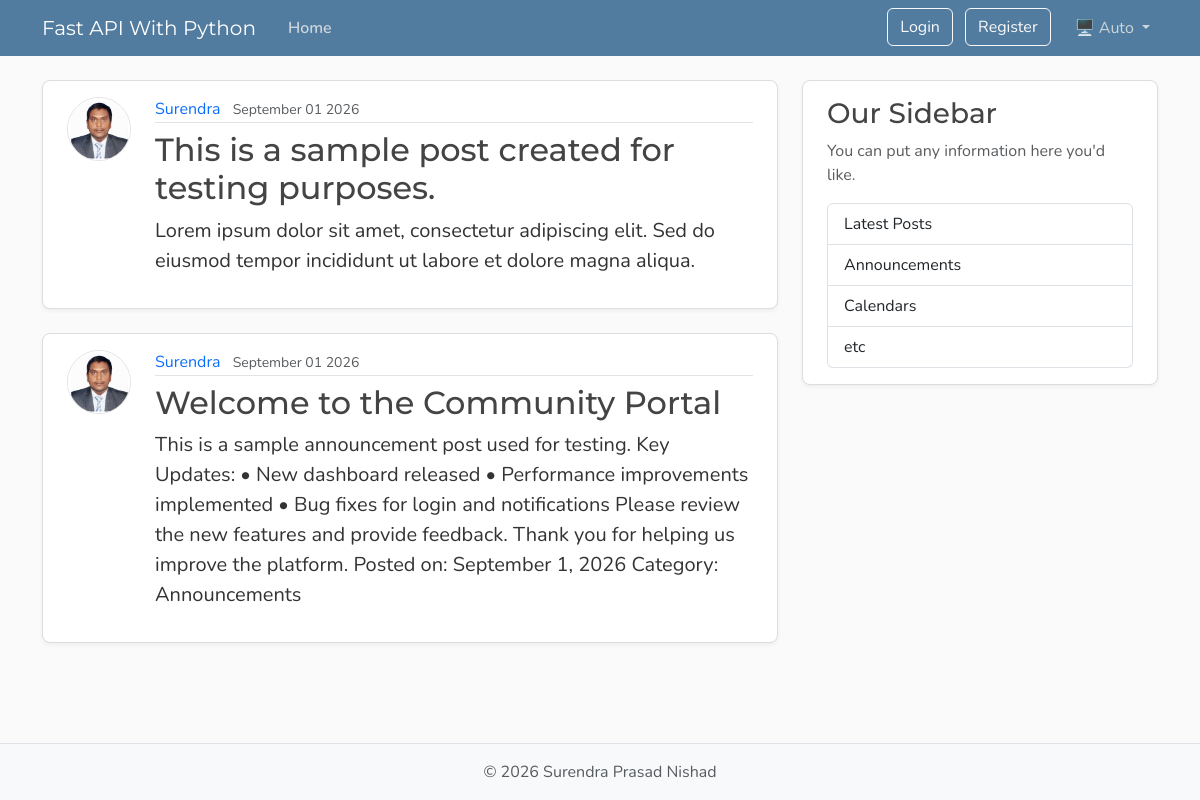
/posts, run on an earlier commit of the app's database.
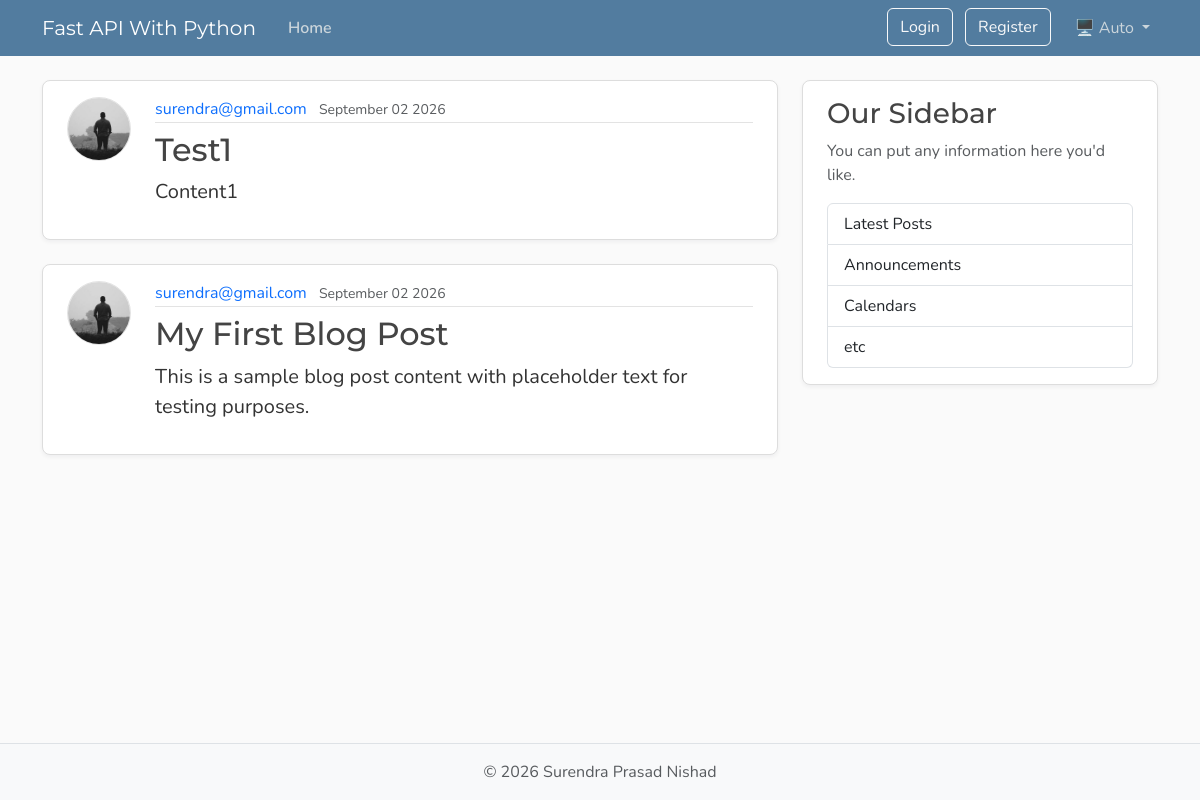
And on a later commit of the database.
### app/models/model.py (models this page shows, shortened)
class Post(Base):
    __tablename__ = "posts"
    id: Mapped[int] = mapped_column(Integer, primary_key=True, index=True)
    title: Mapped[str] = mapped_column(
        String(100),
        nullable=False,
    )
    content: Mapped[str] = mapped_column(
        Text,
        nullable=False,
    )
    user_id: Mapped[int] = mapped_column(
        ForeignKey("users.id"),
        nullable=False,
        index=True,
    )
    date_posted: Mapped[datetime] = mapped_column(
        DateTime(timezone=True),
        default=lambda: datetime.now(UTC),
    )
    author: Mapped[User] = relationship(
        back_populates="posts"
    )

class User(Base):
    __tablename__ = "users"
    id: Mapped[int] = mapped_column(Integer, primary_key=True, index=True)
    username: Mapped[str] = mapped_column(String(50), unique=True, nullable=False)
    email: Mapped[str] = mapped_column(String(120), unique=True, nullable=False)
    password_hash: Mapped[str] = mapped_column(String(250), nullable=False)
    image_file: Mapped[str | None] = mapped_column(
        String(200),
        nullable=True,
        default=None,
    )
    posts: Mapped[list[Post]] = relationship(back_populates="author", cascade="all, delete-orphan")
    reset_tokens: Mapped[list[PasswordResetToken]] = relationship(back_populates="user",cascade="all, delete-orphan",)

### app/main.py (the view)
@app.get("/", include_in_schema=False, name="home")
@app.get("/posts", include_in_schema=False, name="posts")
async def home(
    request: Request,
    db: Annotated[AsyncSession, Depends(get_db)]
):
    count_result = await db.execute(
        select(func.count()).select_from(models.Post)
    )
    total = count_result.scalar() or 0
    result = await db.execute(
        select(models.Post)
        .options(selectinload(models.Post.author))
        .order_by(models.Post.date_posted.desc())
        .limit(settings.posts_per_page),
    )
    posts = result.scalars().all()
    has_more = len(posts) < total
    return templates.TemplateResponse(
        request,
        "home.html",
        {
            "posts": posts,
            "title": "Home",
            "limit": settings.posts_per_page,
            "has_more": has_more,
        },
    )

### templates/home.html (shortened to what this page needs)
{% extends "layout.html" %}
{% block content %}
    <div id=postsContainer>
    {% for post in posts %}
        <article class="content-section py-3 px-4 mb-4">
            <div class="d-flex align-items-start gap-4">
                <img class="rounded-circle article-img flex-shrink-0" src="{{post.author.image_path}}" alt="{{ post.author.username }}'s profile picture" width="64" height="64" loading="lazy"/>
                <div class="flex-grow-1">
                    <div class="article-metadata mb-2">
                        <a class="me-2" href="{{ url_for('user_posts',user_id=post.author.id)}}">{{ post.author.username }}</a>
                        <small class="text-body-secondary">{{ post.date_posted.strftime("%B %d %Y")}}</small>
                    </div>
                    <h2>
                        <a class="article-title" href="{{ url_for('post_page', post_id=post.id) }}">{{ post.title }}</a>
                    </h2>
                    <p class="article-content">{{ post.content }}</p>
                </div>
            </div>
        </article>
    {% endfor %}
    </div>
{% endblock content %}

### templates/layout.html (shortened to what this page needs)
<!DOCTYPE html>
<html lang="en">
    <head>
        <link href="https://cdn.jsdelivr.net/npm/bootstrap@5.3.8/dist/css/bootstrap.min.css"
              rel="stylesheet"
>
        <link rel="stylesheet"
              type="text/css"
              href="{{ url_for("static", path='css/main.css') }}">
    </head>
    <body class="d-flex flex-column min-vh-100">
        <header class="site-header">
            <nav class="navbar navbar-expand-md bg-steel fixed-top"
                 data-bs-theme="dark">
                <div class="container">
                    <a class="navbar-brand me-4" href="{{ url_for('home') }}">Fast API With Python</a>
                    <div class="collapse navbar-collapse" id="navbarToggle">
                        <div class="navbar-nav me-auto">
                            <a class="nav-link active"
                               aria-current="page"
                               href="{{ url_for('home') }}">Home</a>
                        </div>
                        <div class="navbar-nav">
<div id="loggedOutNav">
    <a class="btn btn-outline-light mb-2 mb-md-0 me-md-2" href="{{ url_for('login_page') }}">Login</a>
    <a class="btn btn-outline-light mb-2 mb-md-0 me-md-3" href="{{ url_for('register_page') }}">Register</a>
</div>
                            <div class="nav-item dropdown">
                                <a class="nav-link dropdown-toggle"
                                   href="#"
                                   role="button"
                                   id="bd-theme"
                                   data-bs-toggle="dropdown"
                                   aria-expanded="false">
                                    <span id="bd-theme-text"> Auto</span>
                                </a>
                            </div>
                        </div>
                    </div>
                </div>
            </nav>
        </header>
        <main role="main" class="container">
            <div class="row">
                <div class="col-md-8">
                    {% block content %}
                    {% endblock content %}
                </div>
                <aside class="col-md-4">
                    <div class="content-section py-3 px-4 mb-4">
                        <h3>Our Sidebar</h3>
                        <p class="text-body-secondary">You can put any information here you'd like.</p>
                        <ul class="list-group">
                            <li class="list-group-item">Latest Posts</li>
                            <li class="list-group-item">Announcements</li>
                            <li class="list-group-item">Calendars</li>
                            <li class="list-group-item">etc</li>
                        </ul>
                    </div>
                </aside>
            </div>
        </main>
        <footer class="mt-auto py-3 bg-body-tertiary border-top">
            <div class="container text-center">
                <p class="text-body-secondary mb-0">
                    © <span id="year"></span> Surendra Prasad Nishad
                </p>
            </div>
        </footer>
    </body>
</html>

### static/css/main.css (style rules this page uses)
:root { --font-heading: "Montserrat", system-ui, -apple-system, BlinkMacSystemFont, sans-serif; --font-body: "Nunito", system-ui, -apple-system, BlinkMacSystemFont, sans-serif; --color-bg-body: #fafafa; --color-bg-content: #ffffff; --color-text-primary: #333333; --color-text-heading: #444444; --color-steel: #527c9f; --color-nav-link: #cbd5db; --color-nav-link-hover: #ffffff; --color-link-hover: #428bca; --color-border: #dddddd; --color-border-light: #e3e3e3; --spacing-xl: 5rem; --article-img-size: 4rem; --account-img-size: 7.813rem; }
body { font-family: var(--font-body); background: var(--color-bg-body); color: var(--color-text-primary); }
main { padding-top: var(--spacing-xl); }
h1, h2, h3, h4, h5, h6 { font-family: var(--font-heading); color: var(--color-text-heading); }
.navbar-brand { font-family: var(--font-heading); }
a { text-decoration: none; }
.bg-steel { background-color: var(--color-steel); }
.site-header .navbar-nav .nav-link { color: var(--color-nav-link); transition: color 0.2s ease-in-out; }
.site-header .navbar-nav .nav-link.active { font-weight: 600; }
.content-section { background: var(--color-bg-content); border: 1px solid var(--color-border); border-radius: 0.5rem; box-shadow: 0 2px 4px rgba(15, 23, 42, 0.05); transition: box-shadow 0.15s ease, transform 0.15s ease, border-color 0.15s ease; }
.article-title { color: var(--color-text-heading); transition: color 0.2s ease-in-out; }
.article-content { white-space: pre-line; font-size: 1.25rem; }
.article-img { height: var(--article-img-size); width: var(--article-img-size); flex-shrink: 0; object-fit: cover; border: 1px solid var(--color-border-light); box-shadow: 0 0 0 2px var(--color-bg-content); }
.article-metadata { padding-bottom: 0.063rem; border-bottom: 1px solid var(--color-border-light); }
.article-metadata a { transition: color 0.2s ease-in-out; }
[data-bs-theme="dark"] { --color-bg-body: #1a1a1a; --color-bg-content: #2d2d2d; --color-text-primary: #e0e0e0; --color-text-heading: #f0f0f0; --color-border: #404040; --color-border-light: #4a4a4a; }

What changed in the data, as far as the page shows it:
removed Post: author.username "Surendra", date_posted "September 01 2026", title "This is a sample post created for testing purposes.", content "Lorem ipsum dolor sit amet, consectetur adipiscing elit. Sed do eiusmod tempor incididunt ut labore et dolore magna aliqua."
added Post: author.image_path (picture), author.username "surendra@gmail.com", date_posted "September 02 2026", title "Test1", content "Content1"
changed Post: author.image_path: picture added in place of a placeholder; author.username "Surendra" → "surendra@gmail.com"; date_posted "September 01 2026" → "September 02 2026"; title "Welcome to the Community Portal" → "My First Blog Post"; content "This is a sample announcement post used for testing. Key Updates: • New dashboard released • Performance improvements implemented • Bug fixes for login and notifications Please review the new features and provide feedback. Thank you for helping us improve the platform. Posted on: September 1, 2026 Category: Announcements" → "This is a sample blog post content with placeholder text for testing purposes."
